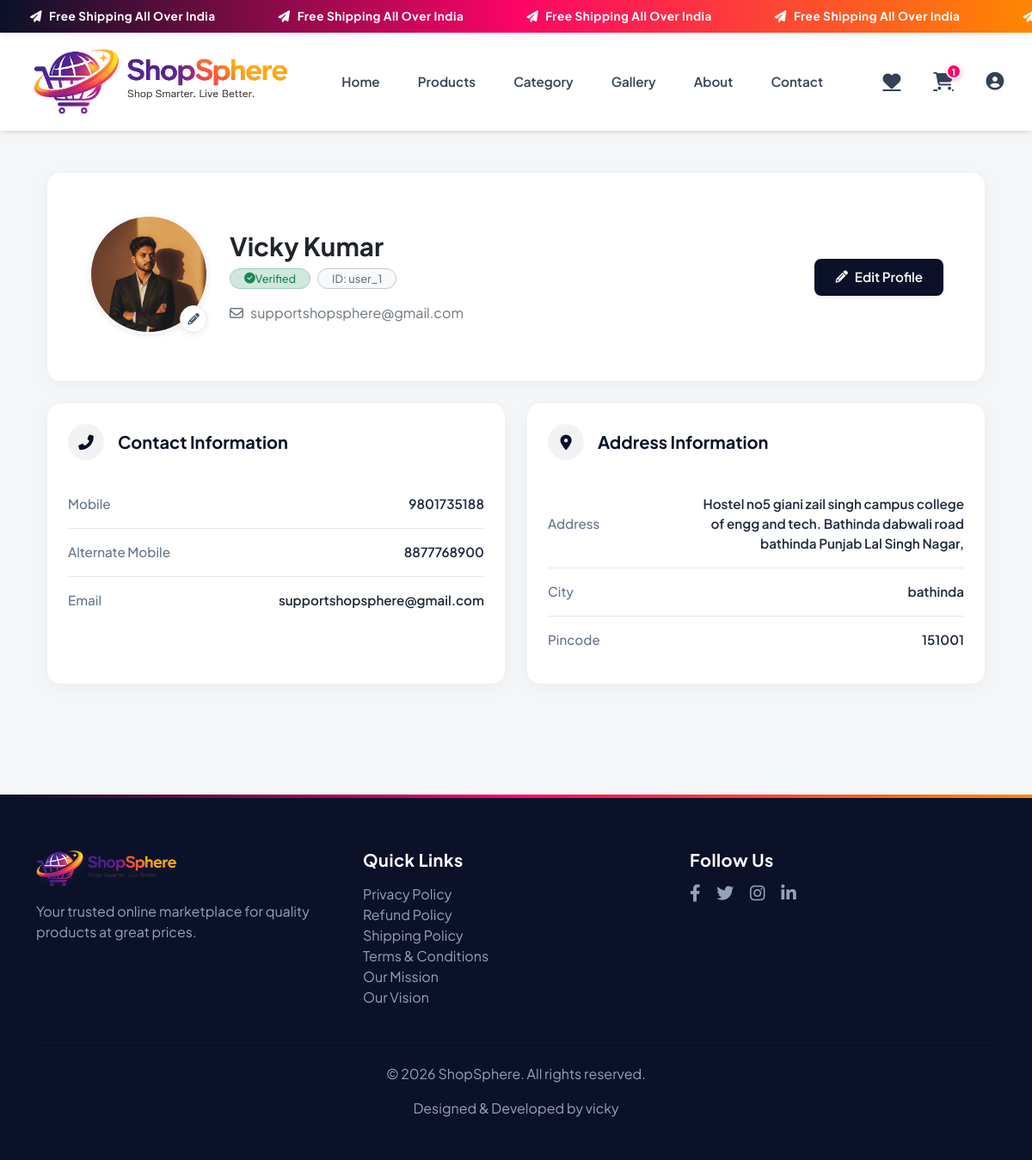
The app's page /profile/ (signed in) with its own data.
### shopsphere/models.py (models this page shows, shortened)
class Announcement(models.Model):
    text = models.CharField(max_length=255, help_text="Announcement text (e.g. Free Shipping All Over India)")
    link = models.URLField(blank=True, null=True, help_text="Optional link when the bar is clicked")
    is_active = models.BooleanField(default=True, db_index=True, help_text="Designate if this announcement is displayed")
    created_at = models.DateTimeField(auto_now_add=True)
    class Meta:
        ordering = ('-created_at',)

class CustomUser(AbstractUser):
    GENDER_CHOICES = (
        ('Male', 'Male'),
        ('Female', 'Female'),
        ('Other', 'Other'),
    )
    full_name = models.CharField(max_length=255)
    email = models.EmailField(unique=True)
    mobile_no = models.CharField(max_length=15)
    dob = models.DateField(null=True, blank=True)
    address = models.TextField()
    city = models.CharField(max_length=100, null=True, blank=True)
    pincode = models.CharField(max_length=10, null=True, blank=True)
    alternate_mobile_no = models.CharField(max_length=15, null=True, blank=True)
    profile_image = models.ImageField(upload_to='profiles/', null=True, blank=True)
    gender = models.CharField(max_length=10, choices=GENDER_CHOICES, null=True, blank=True)
    is_email_verified = models.BooleanField(default=False)

### shopsphere/views.py (the view, shortened to what this page needs)
# urls.py: path('profile/', profile, name='profile'),
def profile(request):
    if not request.user.is_authenticated:
        messages.warning(request, 'Please log in to access your profile.')
        return redirect('login')
    return render(request, 'profile.html')

### templates/profile.html (shortened to what this page needs)
{% extends 'base.html' %}
{% load static %}
{% block content %}
<div class="container py-4">
    <div class="profile-card p-4 p-md-5 mb-4">
        <div class="row align-items-center g-4">
            <div class="col-12 col-md-auto text-center">
                <div class="position-relative d-inline-block">
                    <div class="rounded-circle overflow-hidden border border-3 border-light shadow-sm" style="width: 140px; height: 140px;">
                        {% if user.profile_image %}
                            <img src="{{ user.profile_image.url }}" alt="{{ user.full_name }}" class="w-100 h-100" style="object-fit: cover;">
                        {% else %}
                            <div class="w-100 h-100 d-flex align-items-center justify-content-center bg-light text-muted">
                                <i class="fas fa-user" style="font-size: 64px; color: #cbd5e1;"></i>
                            </div>
                        {% endif %}
                    </div>
                    <div class="avatar-edit-btn" onclick="triggerAvatarUpload()" title="Change Profile Picture">
                        <i class="fas fa-pencil-alt" style="font-size: 0.85rem; color: #475569;"></i>
                    </div>
                </div>
            </div>
            <div class="col-12 col-md text-center text-md-start">
                <h2 class="fw-bold mb-2 text-dark" style="font-size: 1.85rem;">{{ user.full_name }}</h2>
                <div class="d-flex flex-wrap justify-content-center justify-content-md-start align-items-center gap-2 mb-3">
                    {% if user.is_email_verified %}
                        <span class="badge rounded-pill d-inline-flex align-items-center gap-1.5 px-3 py-1.5 font-medium border border-success-subtle text-success bg-success-subtle" style="font-size: 0.8rem; font-weight: 500;">
                            <i class="fas fa-check-circle"></i> Verified
                        </span>
                    {% else %}
                        <span class="badge rounded-pill d-inline-flex align-items-center gap-1.5 px-3 py-1.5 font-medium border border-warning-subtle text-warning bg-warning-subtle" style="font-size: 0.8rem; font-weight: 500;">
                            <i class="fas fa-exclamation-circle"></i> Unverified
                        </span>
                    {% endif %}
                    <span class="badge rounded-pill d-inline-flex align-items-center px-3 py-1.5 border border-secondary-subtle text-secondary bg-light" style="font-size: 0.8rem; font-weight: 500;">
                        ID: user_{{ user.id|default:"178" }}
                    </span>
                </div>
                <div class="d-flex justify-content-center justify-content-md-start align-items-center gap-2 text-secondary">
                    <i class="far fa-envelope"></i>
                    <span>{{ user.email }}</span>
                </div>
            </div>
            <div class="col-12 col-md-auto text-center text-md-end">
                <button type="button" class="btn btn-primary px-4 py-2.5 fw-semibold d-inline-flex align-items-center gap-2 shadow-sm" style="border-radius: 8px; font-size: 0.95rem;" data-bs-toggle="modal" data-bs-target="#editProfileModal">
                    <i class="fas fa-pencil-alt" style="font-size: 0.9rem;"></i> Edit Profile
                </button>
            </div>
        </div>
    </div>
    <div class="row g-4">
        <div class="col-12 col-lg-6">
            <div class="profile-card p-4 h-100">
                <div class="d-flex align-items-center gap-3 mb-4">
                    <div class="icon-container">
                        <i class="fas fa-phone-alt"></i>
                    </div>
                    <h4 class="mb-0 fw-bold" style="color: var(--brand-green); font-size: 1.25rem;">Contact Information</h4>
                </div>
                <div class="info-list">
                    <div class="info-item-row">
                        <span class="info-label">Mobile</span>
                        <span class="info-value">{{ user.mobile_no|default:"Not provided" }}</span>
                    </div>
                    <div class="info-item-row">
                        <span class="info-label">Alternate Mobile</span>
                        <span class="info-value">{{ user.alternate_mobile_no|default:"Not provided" }}</span>
                    </div>
                    <div class="info-item-row">
                        <span class="info-label">Email</span>
                        <span class="info-value">{{ user.email }}</span>
                    </div>
                </div>
            </div>
        </div>
        <div class="col-12 col-lg-6">
            <div class="profile-card p-4 h-100">
                <div class="d-flex align-items-center gap-3 mb-4">
                    <div class="icon-container">
                        <i class="fas fa-map-marker-alt"></i>
                    </div>
                    <h4 class="mb-0 fw-bold" style="color: var(--brand-green); font-size: 1.25rem;">Address Information</h4>
                </div>
                <div class="info-list">
                    <div class="info-item-row">
                        <span class="info-label">Address</span>
                        <span class="info-value text-end" style="max-width: 65%; word-break: break-word;">{{ user.address|default:"Not provided" }}</span>
                    </div>
                    <div class="info-item-row">
                        <span class="info-label">City</span>
                        <span class="info-value">{{ user.city|default:"Not provided" }}</span>
                    </div>
                    <div class="info-item-row">
                        <span class="info-label">Pincode</span>
                        <span class="info-value">{{ user.pincode|default:"Not provided" }}</span>
                    </div>
                </div>
            </div>
        </div>
    </div>
</div>
{% endblock %}

### templates/base.html (shortened to what this page needs)
{% load static %}
<!DOCTYPE html>
<html lang="en">
<head>
    <link href="https://cdn.jsdelivr.net/npm/bootstrap@5.3.3/dist/css/bootstrap.min.css" rel="stylesheet"
>
    <link rel="stylesheet" href="https://cdnjs.cloudflare.com/ajax/libs/font-awesome/6.4.0/css/all.min.css"
 />
</head>
<body>
    <div class="sticky-top shadow-sm" style="z-index: 1030;">
        {% if active_announcement %}
        <div class="announcement-bar">
            <div class="announcement-track">
                <span><i class="fas fa-paper-plane me-2"></i>{{ active_announcement.text }}</span>
                <span><i class="fas fa-paper-plane me-2"></i>{{ active_announcement.text }}</span>
                <span><i class="fas fa-paper-plane me-2"></i>{{ active_announcement.text }}</span>
                <span><i class="fas fa-paper-plane me-2"></i>{{ active_announcement.text }}</span>
                <span><i class="fas fa-paper-plane me-2"></i>{{ active_announcement.text }}</span>
            </div>
        </div>
        {% endif %}
        <nav class="navbar navbar-expand-lg navbar-light bg-light">
            <div class="container-fluid px-4">
                <div class="d-flex w-100 align-items-center">
                    <a class="navbar-brand me-auto" href="{% url 'home' %}">
                        <img src="{% static 'images/logo.png1.png' %}?v=2" alt="ShopSphere Logo">
                    </a>
                    <div class="collapse navbar-collapse flex-grow-0 mx-auto" id="navbarNav">
                        <ul class="navbar-nav text-center">
                            <li class="nav-item">
                                <a class="nav-link" href="{% url 'home' %}">Home</a>
                            </li>
                            <li class="nav-item">
                                <a class="nav-link" href="{% url 'product' %}">Products</a>
                            </li>
                            <li class="nav-item">
                                <a class="nav-link" href="{% url 'category' %}">Category</a>
                            </li>
                            <li class="nav-item">
                                <a class="nav-link" href="{% url 'gallery' %}">Gallery</a>
                            </li>
                            <li class="nav-item">
                                <a class="nav-link" href="{% url 'about_us' %}">About</a>
                            </li>
                            <li class="nav-item">
                                <a class="nav-link" href="{% url 'contact' %}">Contact</a>
                            </li>
                        </ul>
                    </div>
                    <div class="navbar-icons ms-auto">
                        <a href="{% url 'wishlist' %}" class="icon-btn" title="Wishlist">
                            <i class="fas fa-heart"></i>
                        </a>
                        <a href="{% url 'cart' %}" class="icon-btn" title="Shopping Cart">
                            <i class="fas fa-shopping-cart"></i>
                            <span class="badge-count" id="cart-count" style="display: none;">0</span>
                        </a>
                        {% if user.is_authenticated %}
                        <div class="dropdown profile-dropdown-container">
                            <button class="icon-btn" type="button" id="profileDropdown" data-bs-toggle="dropdown"
                                aria-expanded="false" title="Profile Menu"
                                style="background: none; border: none; outline: none;">
                                <i class="fas fa-user-circle"></i>
                            </button>
                        </div>
                        {% endif %}
                    </div>
                </div>
            </div>
        </nav>
    </div>
    <main class="py-4">
        <div class="container">
            {% block content %}{% endblock %}
        </div>
    </main>
    <footer>
        <div class="container">
            <div class="row">
                <div class="col-md-4 mb-3 mb-md-0">
                    <div class="mb-3">
                        <a href="{% url 'home' %}" class="d-inline-block">
                            <img src="{% static 'images/logo.png1.png' %}?v=2" alt="ShopSphere Logo"
                                class="footer-logo">
                        </a>
                    </div>
                    <p class="text-muted">Your trusted online marketplace for quality products at great prices.</p>
                </div>
                <div class="col-md-4 mb-3 mb-md-0">
                    <h5 class="mb-3">Quick Links</h5>
                    <ul class="list-unstyled">
                        <li><a href="{% url 'privacy_policy' %}" class="text-muted text-decoration-none">Privacy
                                Policy</a></li>
                        <li><a href="{% url 'refund_policy' %}" class="text-muted text-decoration-none">Refund
                                Policy</a></li>
                        <li><a href="{% url 'shipping_policy' %}" class="text-muted text-decoration-none">Shipping
                                Policy</a></li>
                        <li><a href="{% url 'terms_conditions' %}" class="text-muted text-decoration-none">Terms &
                                Conditions</a></li>
                        <li><a href="{% url 'our_mission' %}" class="text-muted text-decoration-none">Our Mission</a>
                        </li>
                        <li><a href="{% url 'our_vision' %}" class="text-muted text-decoration-none">Our Vision</a></li>
                    </ul>
                </div>
                <div class="col-md-4">
                    <h5 class="mb-3">Follow Us</h5>
                    <div>
                        <a href="#" class="text-muted me-3"><i class="fab fa-facebook-f"></i></a>
                        <a href="#" class="text-muted me-3"><i class="fab fa-twitter"></i></a>
                        <a href="#" class="text-muted me-3"><i class="fab fa-instagram"></i></a>
                        <a href="https://www.linkedin.com/feed/" class="text-muted" target="_blank" rel="noopener noreferrer"><i class="fab fa-linkedin-in"></i></a>
                    </div>
                </div>
            </div>
            <hr class="my-4">
            <div class="text-center text-muted">
                <p>&copy; 2026 ShopSphere. All rights reserved.</p>
                <p>Designed & Developed by vicky</p>
            </div>
        </div>
    </footer>
</body>
</html>

### records on screen
Announcement: text "Free Shipping All Over India"
CustomUser: profile_image (picture), full_name "Vicky Kumar", id "1", email "supportshopsphere@gmail.com", mobile_no "9801735188", alternate_mobile_no "8877768900", address "Hostel no5 giani zail singh campus college of engg and tech. Bathinda dabwali road bathinda Punjab Lal Singh Nagar,", city "bathinda", pincode "151001"
